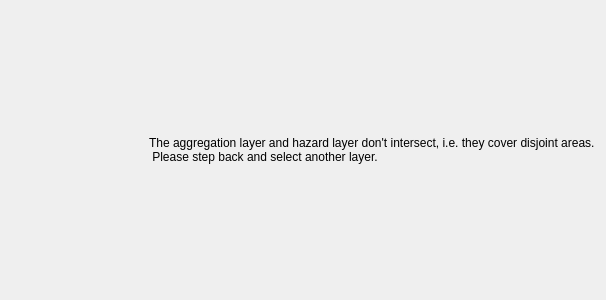
<?xml version="1.0" encoding="UTF-8"?>
<ui version="4.0">
 <class>pgFcAggLayerDisjoint</class>
 <widget class="QWidget" name="pgFcAggLayerDisjoint">
  <property name="geometry">
   <rect>
    <x>0</x>
    <y>0</y>
    <width>400</width>
    <height>300</height>
   </rect>
  </property>
  <property name="sizePolicy">
   <sizepolicy hsizetype="MinimumExpanding" vsizetype="MinimumExpanding">
    <horstretch>0</horstretch>
    <verstretch>0</verstretch>
   </sizepolicy>
  </property>
  <layout class="QVBoxLayout" name="verticalLayout_13">
   <item>
    <layout class="QHBoxLayout" name="horizontalLayout">
     <item>
      <widget class="QLabel" name="lblIconDisjoint_2">
       <property name="sizePolicy">
        <sizepolicy hsizetype="Fixed" vsizetype="Fixed">
         <horstretch>0</horstretch>
         <verstretch>0</verstretch>
        </sizepolicy>
       </property>
       <property name="minimumSize">
        <size>
         <width>132</width>
         <height>132</height>
        </size>
       </property>
       <property name="maximumSize">
        <size>
         <width>132</width>
         <height>132</height>
        </size>
       </property>
       <property name="text">
        <string/>
       </property>
       <property name="pixmap">
        <pixmap>../../../resources/img/wizard/icon-stop.svg</pixmap>
       </property>
       <property name="scaledContents">
        <bool>true</bool>
       </property>
       <property name="alignment">
        <set>Qt::AlignCenter</set>
       </property>
       <property name="wordWrap">
        <bool>true</bool>
       </property>
      </widget>
     </item>
     <item>
      <widget class="QLabel" name="label_2">
       <property name="styleSheet">
        <string notr="true">font: 11pt &quot;Ubuntu&quot;;</string>
       </property>
       <property name="text">
        <string>The aggregation layer and hazard layer don't intersect, i.e. they cover disjoint areas.
 Please step back and select another layer.</string>
       </property>
       <property name="scaledContents">
        <bool>false</bool>
       </property>
      </widget>
     </item>
    </layout>
   </item>
  </layout>
 </widget>
 <resources/>
 <connections/>
</ui>
